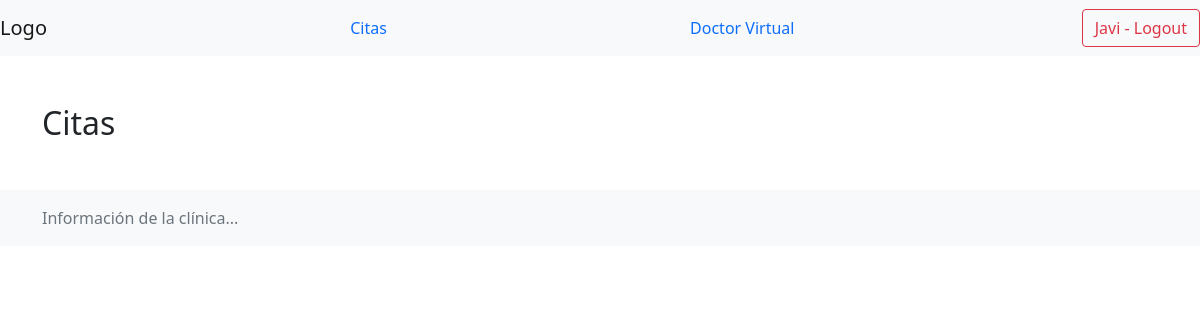
/clinic/citas/ (signed in), run on an earlier commit of the app's database.
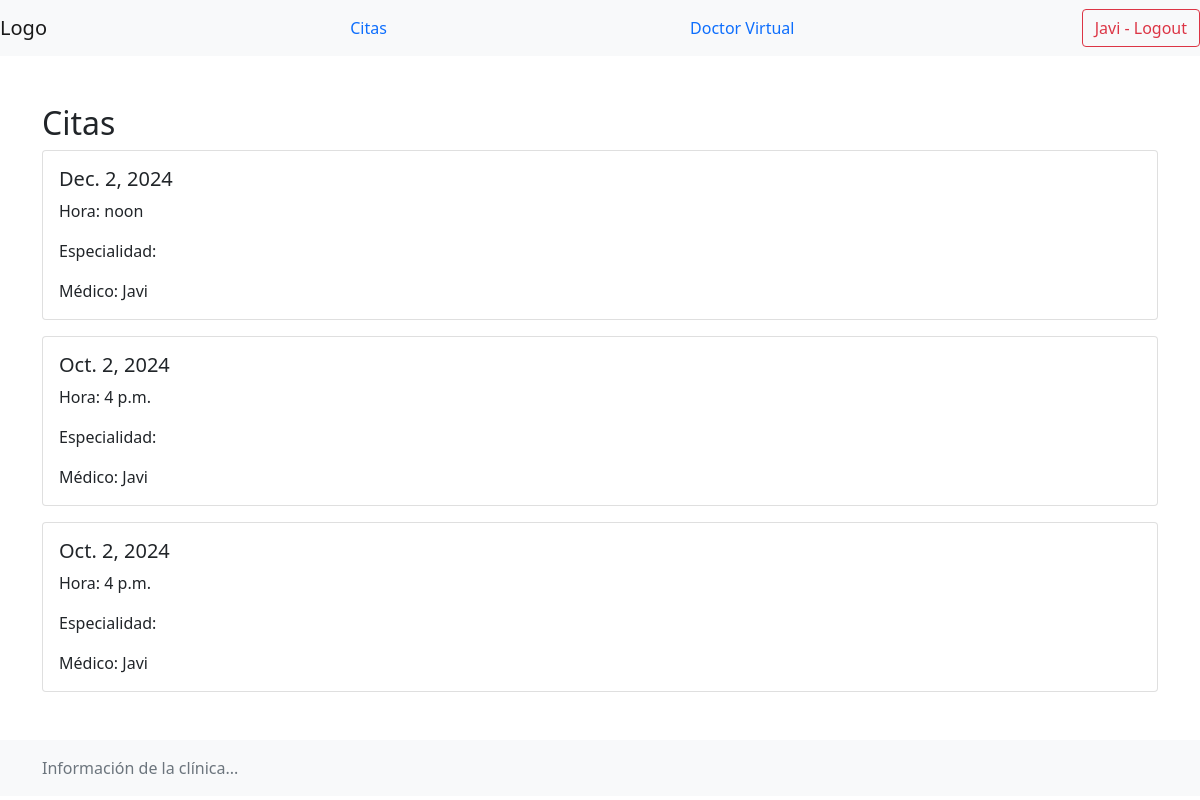
And on a later commit of the database.
### clinic/models.py (models this page shows, shortened)
class Cita(models.Model):
    fecha = models.DateField()
    hora = models.TimeField()
    medico = models.ForeignKey(Perfil, related_name='citas_doctor', on_delete=models.CASCADE)
    paciente = models.ForeignKey(Perfil, related_name='citas_paciente', on_delete=models.CASCADE)
    cancelada = models.BooleanField(default=False)

class Perfil(models.Model):
    TIPO_USUARIO_CHOICES = [
        ('PAC', 'Paciente'),
        ('DOC', 'Doctor'),
    ]
    user = models.OneToOneField(User, on_delete=models.CASCADE, related_name='perfil')
    tipo_usuario = models.CharField(max_length=3, choices=TIPO_USUARIO_CHOICES, default='PAC')

### clinic/views.py (the view)
# urls.py: path('citas/', views.CitasView.as_view(), name='citas'),
class CitasView(LoginRequiredMixin,ListView):
    model = Cita
    template_name = 'citas.html'
    def get_queryset(self):
        perfil = Perfil.objects.get(user=self.request.user)
        if perfil.tipo_usuario == 'DOC':
            return Cita.objects.filter(medico=perfil)
        else:
            return Cita.objects.filter(paciente=perfil)

### clinic/templates/citas.html (shortened to what this page needs)
{% extends 'base.html' %}
{% block content %}
    <h2>Citas</h2>
    {% for cita in object_list %}
        <div class="card mb-3">
            <div class="card-body">
                <h5 class="card-title">{{ cita.fecha }}</h5>
                <p class="card-text">Hora: {{ cita.hora }}</p>
                <p class="card-text">Especialidad: {{ cita.especialidad }}</p>
                <p class="card-text">Médico: {{ cita.medico.user.username }}</p>
            </div>
        </div>
    {% endfor %}
{% endblock %}

### clinic/templates/base.html (shortened to what this page needs)
<!DOCTYPE html>
<html lang="en">
<head>
    <link href="https://cdn.jsdelivr.net/npm/bootstrap@5.1.1/dist/css/bootstrap.min.css" rel="stylesheet">
</head>
<body>
    <nav class="navbar navbar-light bg-light">
        <a class="navbar-brand" href="{% url 'clinic:login' %}">Logo</a>
        <a class="nav-link" href="{% url 'clinic:citas' %}">Citas</a>
        <a class="nav-link" href="{% url 'clinic:doctor_virtual' %}">Doctor Virtual</a>
        {% if request.user.is_authenticated %}
            <button class="btn btn-outline-danger my-2 my-sm-0" type="submit">{{ request.user.username }} - Logout</button>
        {% endif %}
    </nav>
    <div class="container mt-5 mb-5">
        {% block content %}
        {% endblock %}
    </div>
    <footer class="footer mt-auto py-3 bg-light">
        <div class="container">
            <span class="text-muted">Información de la clínica...</span>
        </div>
    </footer>
</body>
</html>

What changed in the data, as far as the page shows it:
added Cita: fecha "Dec. 2, 2024", hora "noon", medico.user.username "Javi"
added Cita: fecha "Oct. 2, 2024", hora "4 p.m.", medico.user.username "Javi"
added Cita: fecha "Oct. 2, 2024", hora "4 p.m.", medico.user.username "Javi"
